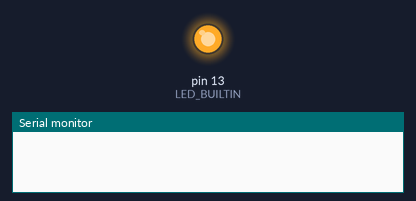
This sketch was run on a simulated Arduino Uno, built with avr-gcc and run on an emulated ATmega328P. Shown: output pins drawn as LEDs (lit = HIGH), the last lines printed to the serial monitor.

Above: at 3.5 s.
At 10.5 s:
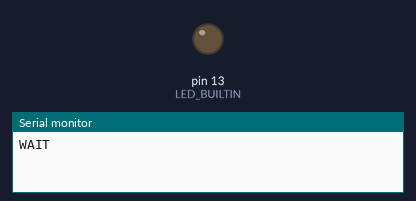
Timing chart, 0 to 18.2 s (numbered marks = the images above):
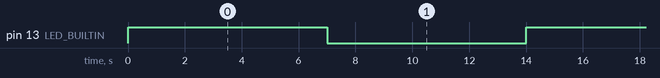

Measured:
- by itself, pin 13 (LED_BUILTIN): alternates HIGH for 7.0 s and LOW for 7.0 s

The sketch:

arduino.ino
```cpp
void setup() {
  pinMode(LED_BUILTIN, OUTPUT);
  Serial.begin(9600);
}

void wait() {
  for(long i = 0; i < 3200; i++) {
    for(volatile long j = 0; j < 1000; j++) {

    }
  }
  Serial.println("WAIT");
}

void loop() {
  digitalWrite(LED_BUILTIN, HIGH);
  wait();
  digitalWrite(LED_BUILTIN, LOW);
  wait();

}
```
